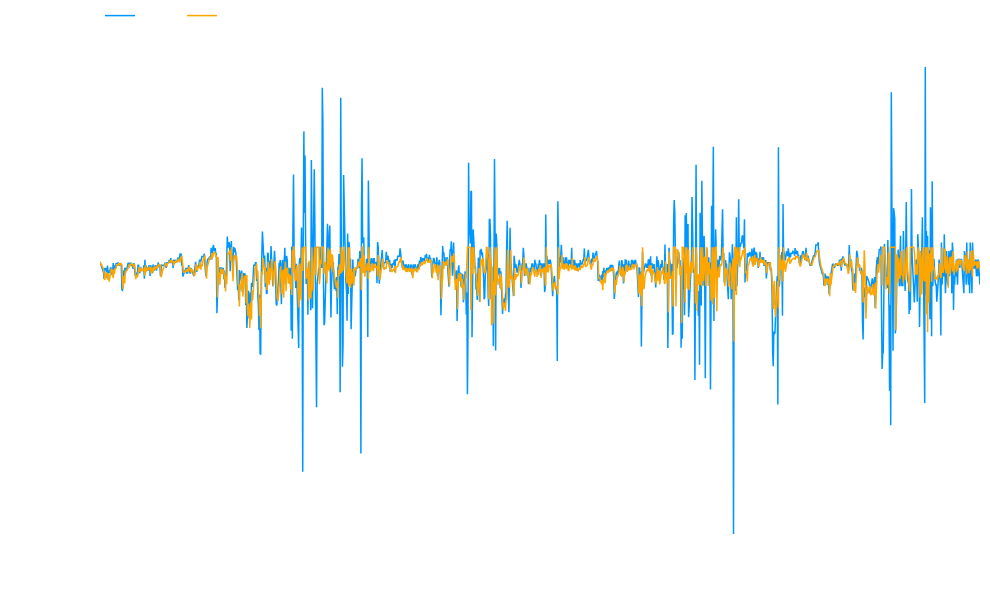

The notebook cell saved with this chart:
### Code cell
# PREDICTION
train_predictions = model.predict(X_train)
test_predictions = model.predict(X_test)
# SCALING FOR PREDICTION
train_predictions = scaler.inverse_transform(np.concatenate((train_predictions, X_train[:, -1, 1:]), axis=1))[:, 0]
test_predictions = scaler.inverse_transform(np.concatenate((test_predictions, X_test[:, -1, 1:]), axis=1))[:, 0]

# SCALING FOR ACTUAL
y_train_inv = scaler.inverse_transform(np.concatenate((y_train.reshape(-1, 1), X_train[:, -1, 1:]), axis=1))[:, 0]
y_test_inv = scaler.inverse_transform(np.concatenate((y_test.reshape(-1, 1), X_test[:, -1, 1:]), axis=1))[:, 0]

config = {'displaylogo': False, 'displayModeBar': True}
actual_trace = go.Scatter(
    x=list(range(len(y_test_inv))),
    y=y_test_inv,
    mode='lines',
    line=dict(width=1.5, color='#0096FF'),
    name='Actual',
    hovertemplate='%{y:.2f}',
)

predicted_trace = go.Scatter(
    x=list(range(len(test_predictions))),
    y=test_predictions,
    mode='lines',
    line=dict(width=1.5, color='orange'),
    name='Forecasted',
    hovertemplate='%{y:.2f}',
)

fig = go.Figure()
fig.add_trace(actual_trace)
fig.add_trace(predicted_trace)

fig.update_layout(
        title=dict(
        text='Test Set: Actual vs Predicted',
        x=0.55,
        xanchor='center'
    ),
     xaxis=dict(
        title='Test Set',
        titlefont=dict(size=14, color='white'),
        tickformat='%b %d, %Y',
        tickangle=0,
        tickfont=dict(size=12, color='white')
    ),
    yaxis=dict(
        title='Drawdown (cu m)',
        titlefont=dict(size=15, color='white'),
        tickfont=dict(size=12, color='white')
    ),
    margin=dict(t=0, l=100, b=10, r=10),
    plot_bgcolor='rgba(0,0,0,0)',
    paper_bgcolor='rgba(0,0,0,0)',
    font=dict(
        family='Arial',
        size=14,
        color='white'
    ),
    legend=dict(
        orientation='h',
        yanchor='top',
        y=1.08,
        xanchor='left',
        x=0
    ),
    hovermode='x unified',
    hoverlabel=dict(
        bgcolor='rgba(0, 0, 0, 0.7)',  
        font=dict(size=15, family='Helvetica', color='white')
    ),
    width = 990,
    height = 600,
    modebar_remove=['zoom', 'lasso','select2d','lasso2d','resetScale2d']
)

fig.update_xaxes(showgrid=True, gridwidth=0.5, gridcolor='rgba(255, 255, 255, 0.3)', showspikes = True, spikecolor="white", spikethickness = 0.7, spikedash='solid', )
fig.update_yaxes(showgrid=True, gridwidth=0.5, gridcolor='rgba(255, 255, 255, 0.3)')

html_str = pio.to_html(fig, config=config)
with open('drawdown_test_set.html', 'w', encoding='utf-8') as f:
    f.write(html_str)

# Display the plot (if running in an interactive environment)
fig.show()

### Figure 1 — Plotly figure (JSON) as saved in the notebook; plotly's stock layout.template omitted (floating-point values rounded to 4 significant figures; data arrays with more than 128 entries replaced by an {"elided": "..."} marker saying what was removed)
{"data": [{"hovertemplate": "%{y:.2f}", "line": {"color": "#0096FF", "width": 1.5}, "mode": "lines", "name": "Actual", "type": "scatter", "x": {"elided": "1529 int values"}, "y": {"elided": "1529 float values"}}, {"hovertemplate": "%{y:.2f}", "line": {"color": "orange", "width": 1.5}, "mode": "lines", "name": "Forecasted", "type": "scatter", "x": {"elided": "1529 int values"}, "y": {"elided": "1529 float values"}}], "layout": {"font": {"color": "white", "family": "Arial", "size": 14}, "height": 600, "hoverlabel": {"bgcolor": "rgba(0, 0, 0, 0.7)", "font": {"color": "white", "family": "Helvetica", "size": 15}}, "hovermode": "x unified", "legend": {"orientation": "h", "x": 0, "xanchor": "left", "y": 1.08, "yanchor": "top"}, "margin": {"b": 10, "l": 100, "r": 10, "t": 0}, "modebar": {"remove": ["zoom", "lasso", "select2d", "lasso2d", "resetScale2d"]}, "paper_bgcolor": "rgba(0,0,0,0)", "plot_bgcolor": "rgba(0,0,0,0)", "title": {"text": "Test Set: Actual vs Predicted", "x": 0.55, "xanchor": "center"}, "width": 990, "xaxis": {"gridcolor": "rgba(255, 255, 255, 0.3)", "gridwidth": 0.5, "showgrid": true, "showspikes": true, "spikecolor": "white", "spikedash": "solid", "spikethickness": 0.7, "tickangle": 0, "tickfont": {"color": "white", "size": 12}, "tickformat": "%b %d, %Y", "title": {"font": {"color": "white", "size": 14}, "text": "Test Set"}}, "yaxis": {"gridcolor": "rgba(255, 255, 255, 0.3)", "gridwidth": 0.5, "showgrid": true, "tickfont": {"color": "white", "size": 12}, "title": {"font": {"color": "white", "size": 15}, "text": "Drawdown (cu m)"}}}}
